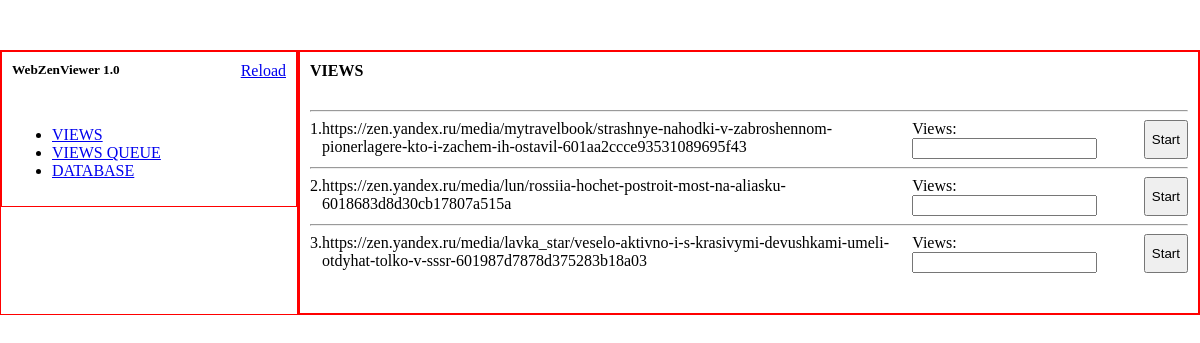
Screenshot of /views with the database file from the repository.
### app/models.py (models this page shows, shortened)
class LinkQueue(database.Model):
    id = database.Column(database.Integer, primary_key=True)
    url = database.Column(database.Text, nullable=False)
    views = database.Column(database.Integer, nullable=True)

### app/routes.py (the view)
@app.route('/views', methods=['GET', 'POST'])
def views():
    views_num_form = NumberOfViewes()
    queue_links = LinkQueue.query.all()
    return render_template('views.html', views_num_form=views_num_form, queue_links=queue_links)

### app/forms.py
class NumberOfViewes(FlaskForm):
    num = IntegerField('Views:', validators=[DataRequired()])
    submit_view = SubmitField('Start')

### app/templates/views.html
{% extends 'base.html' %}
{% block rightbar %}
    <div class="right-bar-content-head">
        <h1>VIEWS<h1>
    </div>
    <div class="right-bar-content-form">
        {% for link in queue_links %}
            <hr>
            <div class="right-bar-content-links">
                <div style="display: flex; width: 650px">
                    <p>{{ link.id }}.</p>
                    <p>{{ link.url }}</p>
                </div>
                <form method="post" class="views-num-form" action="{{ url_for('start', id=link.id) }}">
                    <div style="margin-right: 20px">
                        {{ views_num_form.num.label }}
                        {{ views_num_form.num(size=4) }}
                    </div>
                    {{ views_num_form.submit_view }}
                </form>
            </div>
        {% endfor %}
    </div>
{% endblock %}

### app/static/css/style2.css (style rules this page uses)
html, body { width: 100%; height: 100%; padding: 0; margin: 0; }
h1, p { margin: 0; }
.right-bar-content-head { margin-bottom: 30px; }
.right-bar-content-form { margin-bottom: 30px; }
.views-num-form { display: flex; justify-content: space-between; }
.right-bar-content-links { display: flex; justify-content: space-between; }

### rows the page displays
LinkQueue: id "1", url "https://zen.yandex.ru/media/mytravelbook/strashnye-nahodki-v-zabroshennom-pionerlagere-kto-i-zachem-ih-ostavil-601aa2ccce93531089695f43", num.label "Views:"
LinkQueue: id "2", url "https://zen.yandex.ru/media/lun/rossiia-hochet-postroit-most-na-aliasku-6018683d8d30cb17807a515a", num.label "Views:"
LinkQueue: id "3", url "https://zen.yandex.ru/media/lavka_star/veselo-aktivno-i-s-krasivymi-devushkami-umeli-otdyhat-tolko-v-sssr-601987d7878d375283b18a03", num.label "Views:"
